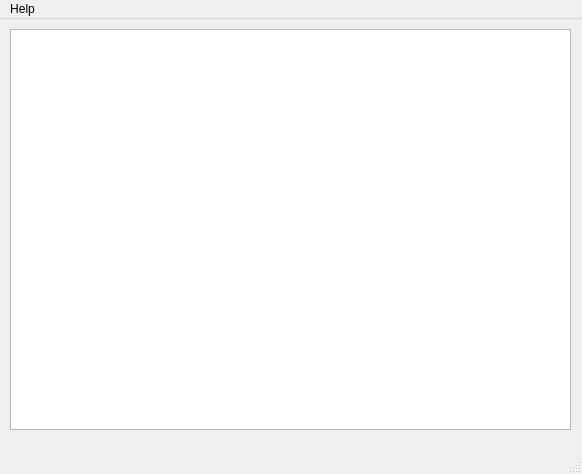
<?xml version="1.0" encoding="UTF-8"?>
<ui version="4.0">
 <class>AirlineServices</class>
 <widget class="QMainWindow" name="AirlineServices">
  <property name="geometry">
   <rect>
    <x>0</x>
    <y>0</y>
    <width>582</width>
    <height>474</height>
   </rect>
  </property>
  <property name="windowTitle">
   <string>MainWindow</string>
  </property>
  <widget class="QWidget" name="centralwidget">
   <widget class="QTableView" name="tableView">
    <property name="geometry">
     <rect>
      <x>10</x>
      <y>10</y>
      <width>561</width>
      <height>401</height>
     </rect>
    </property>
   </widget>
  </widget>
  <widget class="QMenuBar" name="menubar">
   <property name="geometry">
    <rect>
     <x>0</x>
     <y>0</y>
     <width>582</width>
     <height>32</height>
    </rect>
   </property>
   <widget class="QMenu" name="menuHelp">
    <property name="title">
     <string>Help</string>
    </property>
    <addaction name="actionScheduleView"/>
    <addaction name="actionShowPriceTickets"/>
   </widget>
   <addaction name="menuHelp"/>
  </widget>
  <widget class="QStatusBar" name="statusbar"/>
  <action name="actionScheduleView">
   <property name="text">
    <string>ScheduleView</string>
   </property>
  </action>
  <action name="actionShowPriceTickets">
   <property name="text">
    <string>ShowPriceTickets</string>
   </property>
  </action>
 </widget>
 <resources/>
 <connections/>
</ui>
